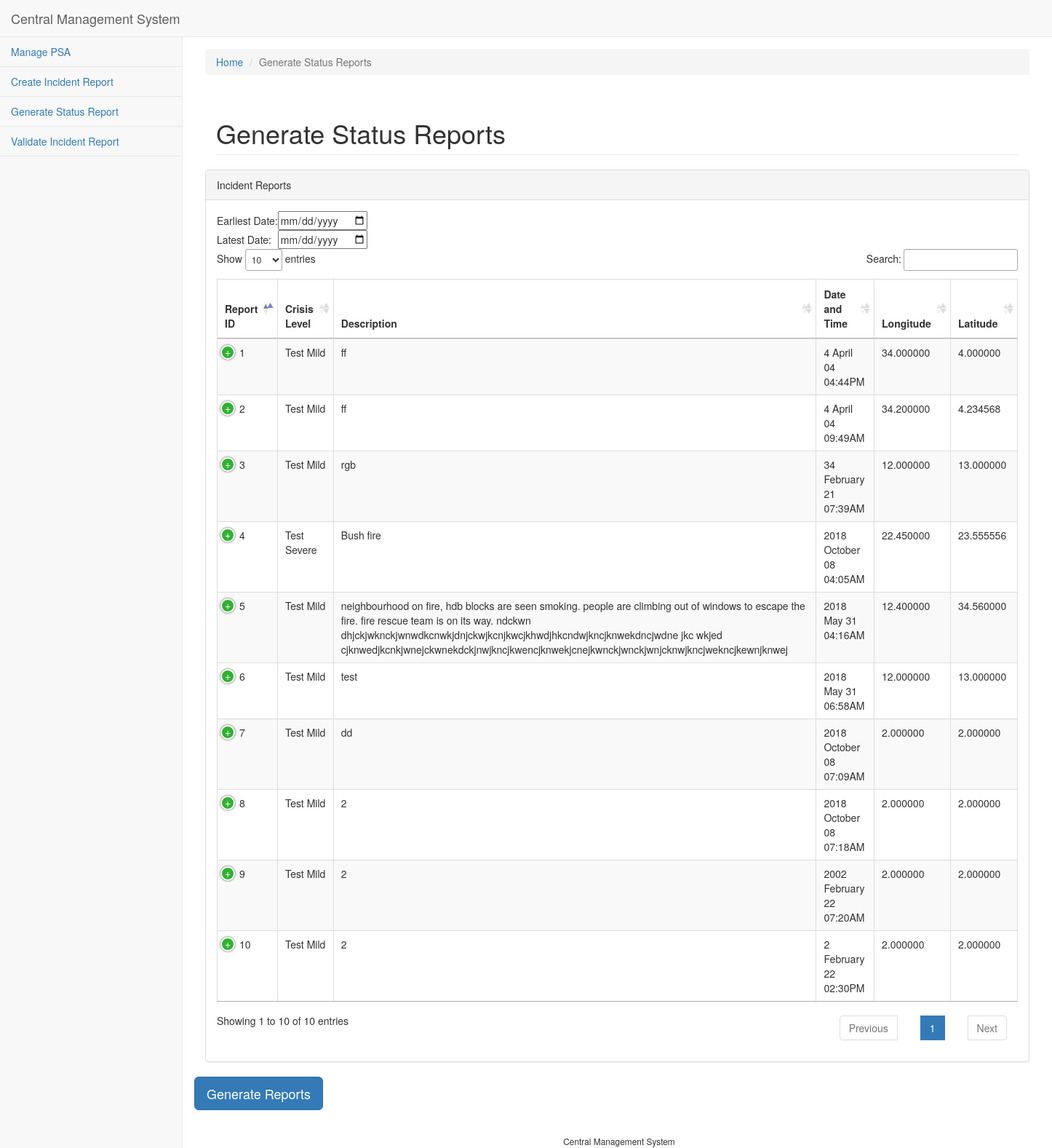
Page /reports/status/ on the committed database.
### reports/models.py (models this page shows)
class IncidentReport(models.Model):
    id = models.AutoField(primary_key=True)
    name = models.CharField(max_length=128)
    mobile_number = models.IntegerField()
    description = models.CharField(max_length=128)
    date_time = models.DateTimeField()
    postal_code = models.CharField(max_length=128)
    unit_number = models.CharField(max_length=128)
    street = models.CharField(max_length=128)
    longitude = models.DecimalField(max_digits=9, decimal_places=6)
    latitude = models.DecimalField(max_digits=8, decimal_places=6)
    crisis_level = models.ForeignKey(CrisisLevel, on_delete=models.PROTECT)
    source = models.ForeignKey(Source, on_delete=models.PROTECT)
    validated = models.CharField(default='unseen', max_length=128)

class CrisisLevel(models.Model):
    id = models.AutoField(primary_key=True)
    name = models.CharField(max_length=128, unique=True)

### reports/views.py (the view)
# urls.py: path('status/', views.generate_statusreport, name='generate_statusreport'),
def generate_statusreport(request):
    all_incident_reports = IncidentReport.objects.values()
    for ir in all_incident_reports:
        dt = ir['date_time']
        ir['date'] = dt.strftime("%Y-%m-%d")
        ir['date_time'] = dt.strftime("%Y %B %d %I:%M%p")
        ir['mobile_number'] = str(ir['mobile_number'])
        ir['longitude'] = str(ir['longitude'])
        ir['latitude'] = str(ir['latitude'])
        ir['crisis_level_id'] = CrisisLevel.objects.get(id=ir['crisis_level_id']).name
        ir['source_id'] = Source.objects.get(id=ir['source_id']).name
    return render(request, 'reports/generate_statusreports.html', {
        'page_name': 'Generate Status Reports',
        'all_incident_reports': all_incident_reports
    })

### templates/reports/generate_statusreports.html (shortened to what this page needs)
{% extends 'base.html' %}
{% block page_stylesheets %}
    <link href="/static/sb_admin_2/vendor/datatables-plugins/dataTables.bootstrap.css" rel="stylesheet">
    <link href="/static/sb_admin_2/vendor/datatables-responsive/dataTables.responsive.css" rel="stylesheet">
    <link href="https://cdn.datatables.net/1.10.19/css/jquery.dataTables.min.css" rel="stylesheet">
{% endblock page_stylesheets %}
{% block breadcrumb %}
    <li class="breadcrumb-item"><a href="/">Home</a></li>
    <li class="breadcrumb-item active">{{ page_name }}</li>
{% endblock breadcrumb %}
{% block content %}
    <div class="col-md-12" >
        <h1 class="page-header">{{ page_name }}</h1>
    </div>
    <div id="table-data" class="row">
        <div class="col-lg-12">
            <div class="panel panel-default">
                <div class="panel-heading">
                    Incident Reports
                </div>
                <div class="panel-body">
                    <table border="0" cellspacing="5" cellpadding="5">
                        <tbody>
                            <tr>
                                <td>Earliest Date:</td>
                                <td><input type="date" id="min" name="min"></td>
                            </tr>
                            <tr>
                                <td>Latest Date:</td>
                                <td><input type="date" id="max" name="max"></td>
                            </tr>
                        </tbody>
                    </table>
                    <table width="100%" class="table table-striped table-bordered table-hover" id="table-incidentreports">
                        <thead>
                            <tr>
                                <th>Report ID</th>
                                <th>Crisis Level</th>
                                <th>Description</th>
                                <th>Date and Time</th>
                                <th>Longitude</th>
                                <th>Latitude</th>
                            </tr>
                        </thead>
                        <tbody id = 'tabledata'>
                            {% for ir in all_incident_reports %}
                                <tr id="{{ ir.date }}">
                                    <td>{{ ir.id }}</td>
                                    <td>{{ ir.crisis_level_id }}</td>
                                    <td>{{ ir.description }}</td>
                                    <td>{{ ir.date_time }}</td>
                                    <td>{{ ir.longitude }}</td>
                                    <td>{{ ir.latitude }}</td>
                                </tr>
                            {% endfor %}
                        </tbody>
                    </table>
                </div>
            </div>
        </div>
        <button id="generate_btn" class="btn btn-primary btn-lg"  type="submit" >
            Generate Reports
        </button>
    </div>
{% endblock content %}

### rows in the picture
IncidentReport: id "1", crisis_level_id "Test Mild", description "ff", date_time "4 April 04 04:44PM", longitude "34.000000", latitude "4.000000"
IncidentReport: id "2", crisis_level_id "Test Mild", description "ff", date_time "4 April 04 09:49AM", longitude "34.200000", latitude "4.234568"
IncidentReport: id "3", crisis_level_id "Test Mild", description "rgb", date_time "34 February 21 07:39AM", longitude "12.000000", latitude "13.000000"
IncidentReport: id "4", crisis_level_id "Test Severe", description "Bush fire", date_time "2018 October 08 04:05AM", longitude "22.450000", latitude "23.555556"
IncidentReport: id "5", crisis_level_id "Test Mild", description "neighbourhood on fire, hdb blocks are seen smoking. people are climbing out of windows to escape the fire. fire rescue team is on its way. ndckwn dhjckjwknckjwnwdkcnwkjdnjckwjkcnjkwcjkhwdjhkcndwjkncjknwekdncjwdne jkc wkjed cjknwedjkcnkjwnejckwnekdckjnwjkncjkwencjknwekjcnejkwnckjwnckjwnjcknwjkncjwekncjkewnjknwej", date_time "2018 May 31 04:16AM", longitude "12.400000", latitude "34.560000"
IncidentReport: id "6", crisis_level_id "Test Mild", description "test", date_time "2018 May 31 06:58AM", longitude "12.000000", latitude "13.000000"
IncidentReport: id "7", crisis_level_id "Test Mild", description "dd", date_time "2018 October 08 07:09AM", longitude "2.000000", latitude "2.000000"
IncidentReport: id "8", crisis_level_id "Test Mild", description "2", date_time "2018 October 08 07:18AM", longitude "2.000000", latitude "2.000000"
IncidentReport: id "9", crisis_level_id "Test Mild", description "2", date_time "2002 February 22 07:20AM", longitude "2.000000", latitude "2.000000"
IncidentReport: id "10", crisis_level_id "Test Mild", description "2", date_time "2 February 22 02:30PM", longitude "2.000000", latitude "2.000000"

### other values in the picture
{{ page_name }} "Generate Status Reports"
